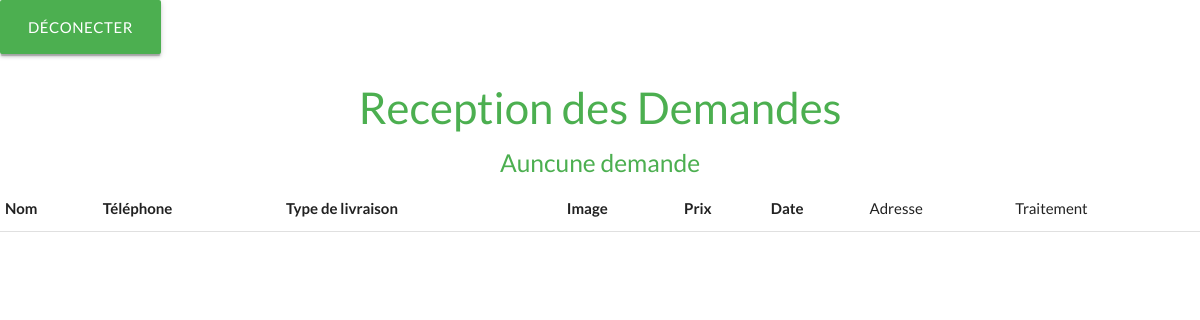
The app's page /membre/reception/, older data.
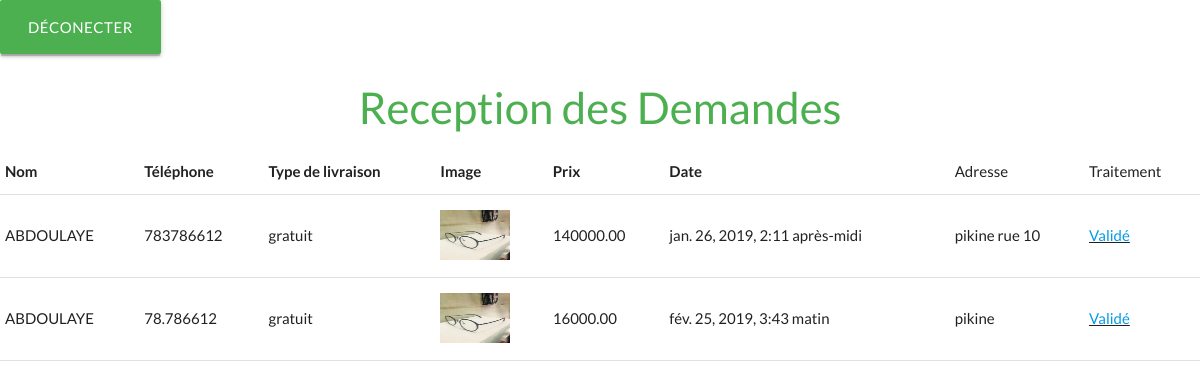
The same page, newer data.
### achat/models.py (models this page shows, shortened)
class Achat(models.Model):
    tel=models.CharField(max_length=250)
    nom=models.CharField(max_length=250)
    adresse=models.CharField(max_length=250)
    livraison=models.CharField(max_length=250)
    lunette=models.ImageField(upload_to="photos/achat")
    date=models.DateTimeField(default=timezone.now)
    prix=models.DecimalField(max_digits=50,decimal_places=2,default=00000.00)

### administration/views.py (the view)
# urls.py: path('reception/',views.reception,name="reception"),
def reception(request):
    achat=Achat.objects.all()
    context={
        'achat':achat
    }
    return render(request,'administration/reception.html',context)

### administration/templates/administration/reception.html (shortened to what this page needs)
{% load static %}
<!DOCTYPE html>
<html lang="en">
<head>
    <link rel="stylesheet" href="{% static 'css/base.css' %}">
  <link rel="stylesheet" href="https://cdnjs.cloudflare.com/ajax/libs/materialize/1.0.0/css/materialize.min.css">
    <link rel="stylesheet" type="text/css" href="https://cdnjs.cloudflare.com/ajax/libs/animate.css/3.5.2/animate.css">
    <link rel="stylesheet" href="https://use.fontawesome.com/releases/v5.6.3/css/all.css">
</head>
<body>
    <a href="{% url 'administration:deconect' %}" class="btn btn-large green white-text">Déconecter</a>
    <h3 class="center green-text">Reception des Demandes</h3>
      <table>
        <thead>
          <tr>
              <th>Nom</th>
              <th>Téléphone</th>
              <th>Type de livraison</th>
              <th>Image</th>
              <th>Prix</th>
              <th>Date</th>
              <td>Adresse</td>
              <td>Traitement</td>
          </tr>
        </thead>
        <tbody>
            {% for achat in achat  %}
            <tr>
              <td>{{achat.nom.upper}}</td>
              <td>{{achat.tel}}</td>
              <td>{{achat.livraison}}</td>
              <td><a href="{% url 'administration:detail' achat.id %}"><img  src="{{achat.lunette.url}}" width="70px" height="50px" alt="" srcset=""></a></td>
             <td> {{achat.prix}}</td>
              <td>{{achat.date}}</td>
              <td>{{achat.adresse}}</td>
              <td style="text-decoration: underline;"><a href="{% url 'administration:supprimer' achat.id %}">Validé</a></td>
            </tr>
            {% empty %}
            <h5 class="center green-text">Auncune demande</h5>
            {% endfor %}
        </tbody>
</body>
</html>

### static/css/base.css (style rules this page uses)
body { margin:0 0; padding:0 0; line-height: 1; font-family: 'Lato'; }

Row changes from the older to the newer data that the page shows:
added Achat: nom "ABDOULAYE", tel "783786612", livraison "gratuit", lunette (picture), prix "140000.00", date "jan. 26, 2019, 2:11 après-midi", adresse "pikine rue 10"
added Achat: nom "ABDOULAYE", tel "78.786612", livraison "gratuit", lunette (picture), prix "16000.00", date "fév. 25, 2019, 3:43 matin", adresse "pikine"
Text that changed along with them:
text no longer shown: "Auncune demande"
